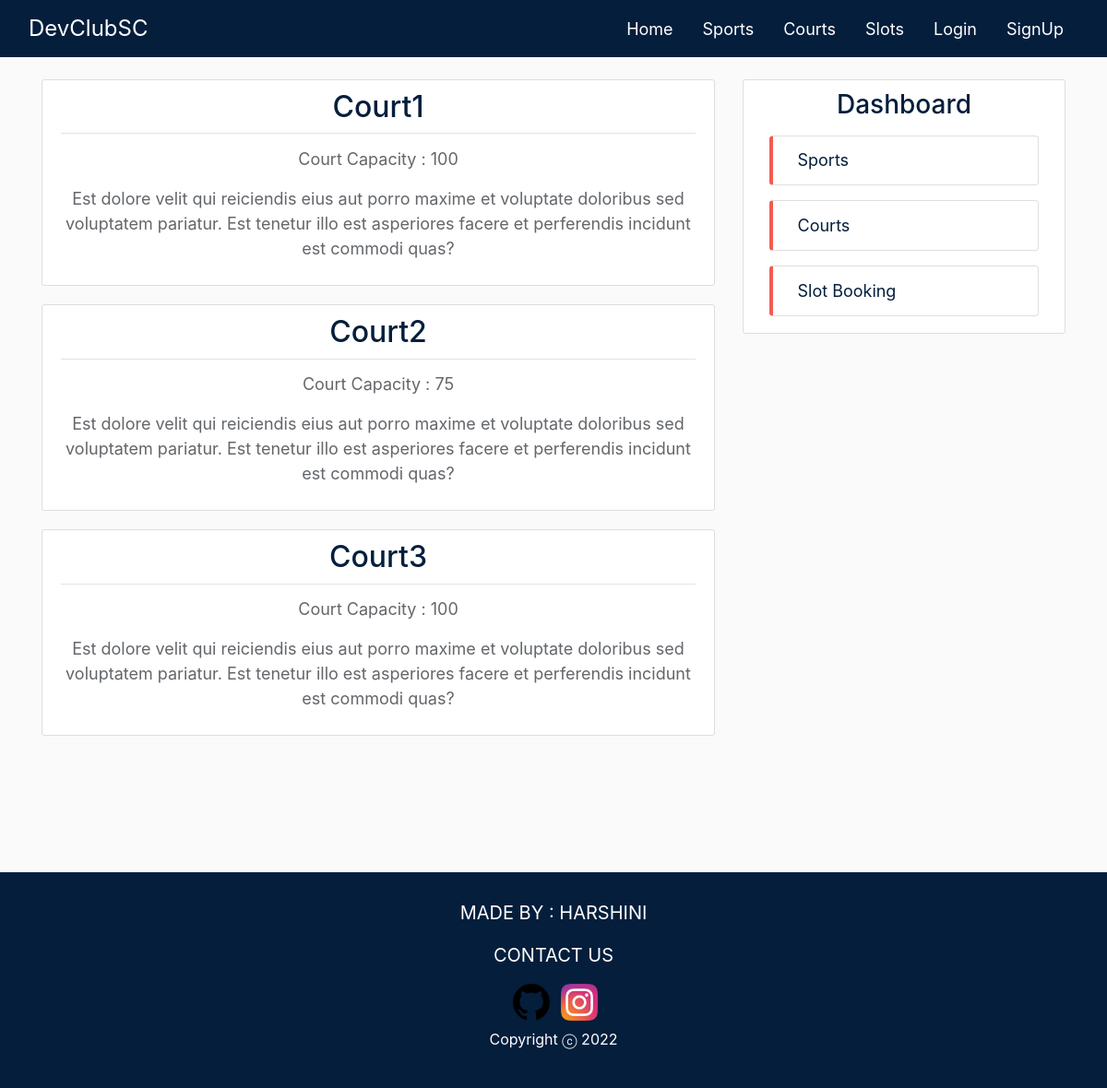
The page /courts/ on the database its author committed.
### courts/models.py (models this page shows, shortened)
class Court(models.Model):
    name = models.CharField(max_length=100)
    capacity = models.IntegerField()

### courts/views.py (the view)
# urls.py: path('courts/', CourtListView.as_view(), name='courts-home'),
class CourtListView(ListView):
    model = Court
    template_name = 'courts/courts.html'
    context_object_name = 'courts'
    extra_context = {'staffs': Staff.objects.all(), 'slots': Slot.objects.all(), 'ratings': Rating.objects.all()}

### courts/templates/courts/courts.html (shortened to what this page needs)
{% extends 'sports/base.html' %}
{% block content %}
{% for court in courts %}
    <article class="media content-section shadow-box">
        <div class="media-body">
            <div class="article-metadata sport-title-div">
                <h2><a class="article-title sport-title" href="{% url 'courts-detail' court.id %}">{{ court.name }}</a></h2>
            </div>
            <p class="sports-article-content">Court Capacity : {{ court.capacity }}</p>
            <p class="sports-article-content">Est dolore velit qui reiciendis eius aut porro maxime et voluptate doloribus sed voluptatem pariatur. Est tenetur illo est asperiores facere et perferendis incidunt est commodi quas?</p>
        </div>
    </article>
{% endfor %}
{% endblock content %}

### sports/static/sports/main.css (style rules this page uses)
body { background: #fafafa; color: #444444; padding-top: 62px; }
h1, h2, h3, h4, h5, h6 { color: #444444; }
.content-section { background: #ffffff; padding: 10px 20px; border: 1px solid #dddddd; border-radius: 3px; margin-bottom: 20px; }
.article-title { color: #041e3c; }
.article-metadata { padding-bottom: 1px; margin-bottom: 4px; border-bottom: 1px solid #e3e3e3; text-align: center; }
.sports-article-content { font-size: 18px; text-align: center; color: #63666A; margin-top: 2%; }
.shadow-box { transition: 0.5s; }

### rows shown on the page
Court: name "Court1", capacity "100"
Court: name "Court2", capacity "75"
Court: name "Court3", capacity "100"
